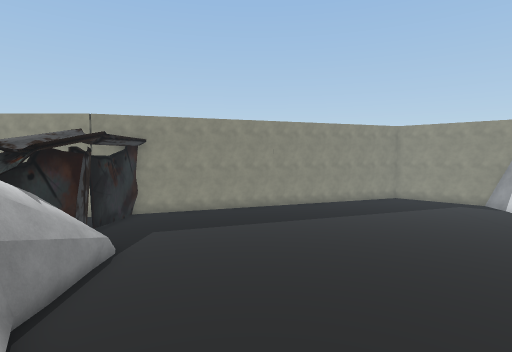
View 1 (above)

22 first-person views from a walk through a scene from a Unity 3-D project. The camera is 1.2 m above the floor, tilts 4° down and sees 80° across. The floor is counted in squares, 1 m on a side. Each view is taken from the middle of a square. On the plan, view 1 faces up. The plan holds only what a view shows up to about 13 squares ahead; the rest is blank. The place goes on beyond the plan. The player character is not drawn. Some surface patterns are stand-ins.

View 2
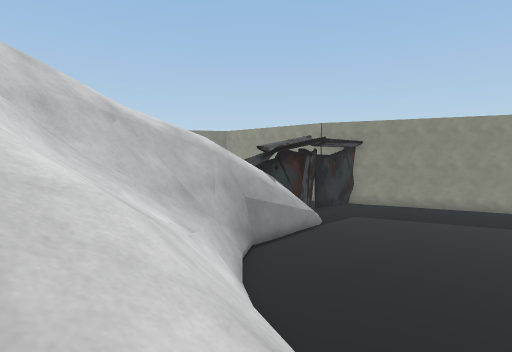

View 3
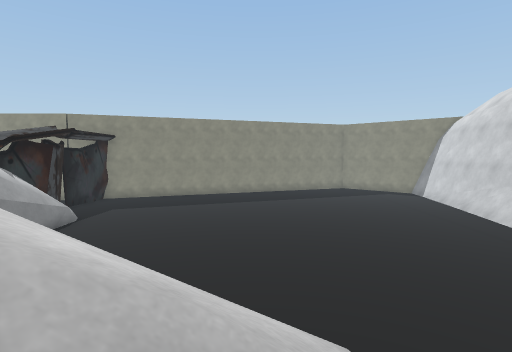

View 4
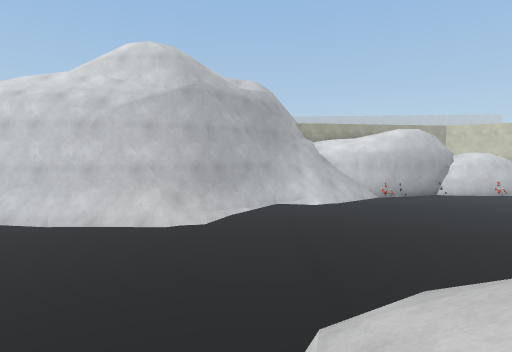

View 5
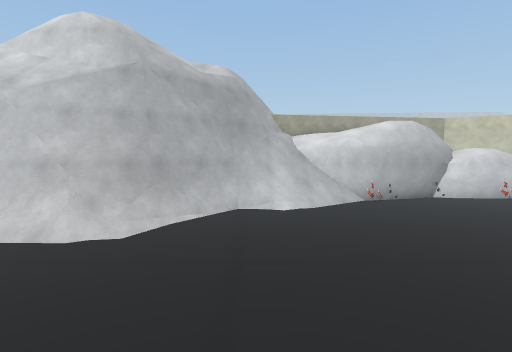

View 6
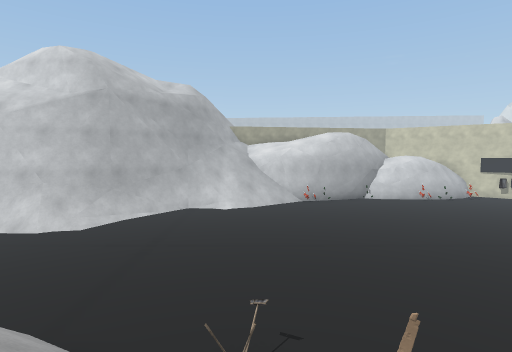

View 7
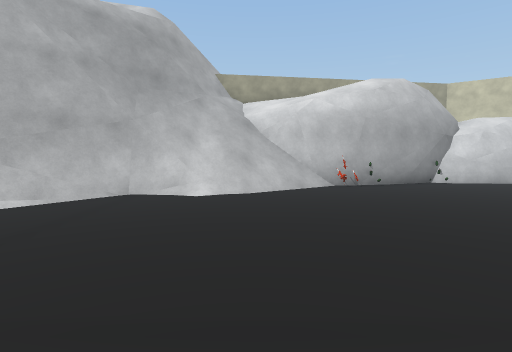

View 8
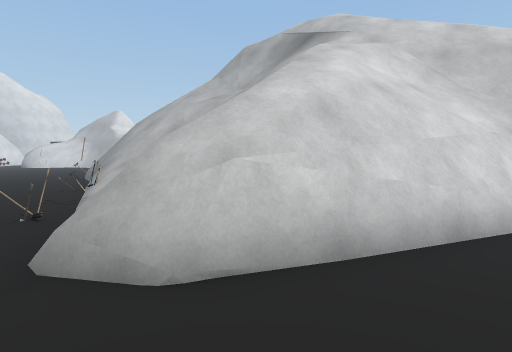

View 9
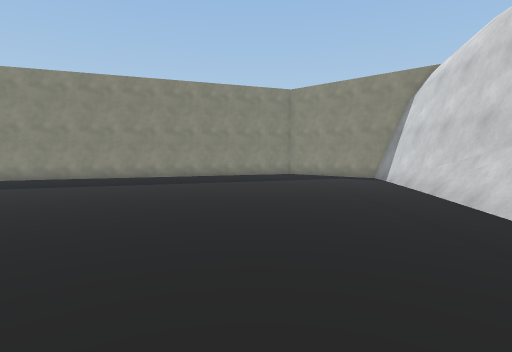

View 10
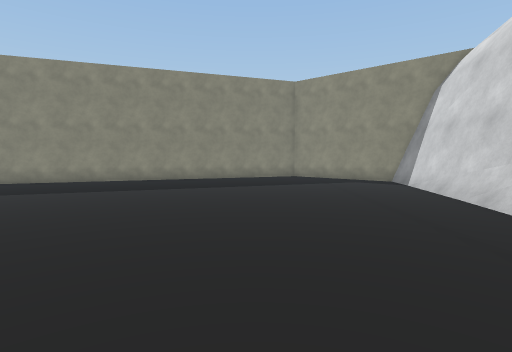

View 11
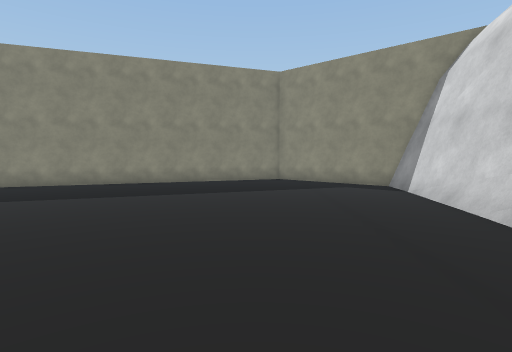

View 12
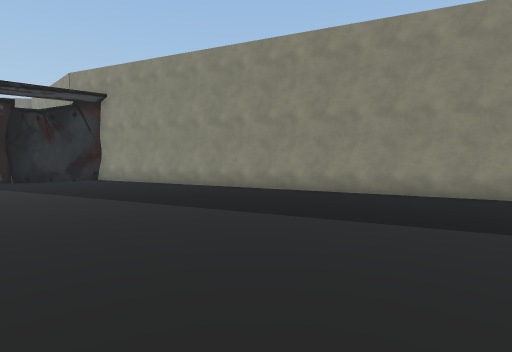

View 13
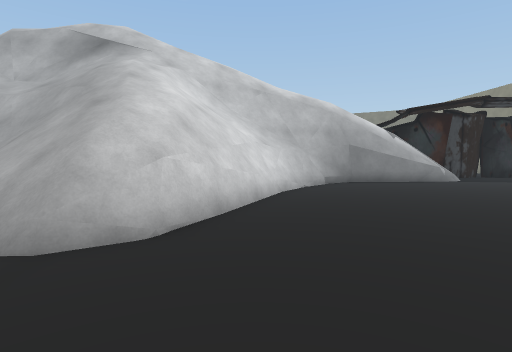

View 14
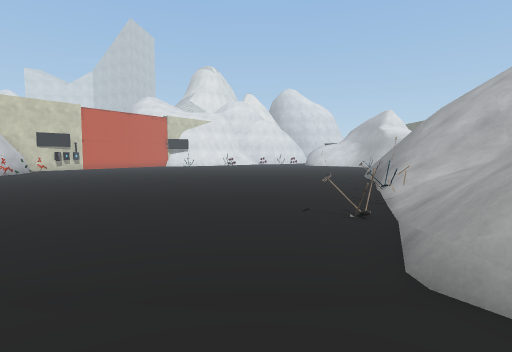

View 15
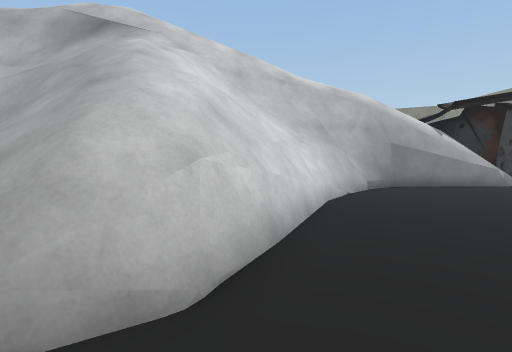

View 16
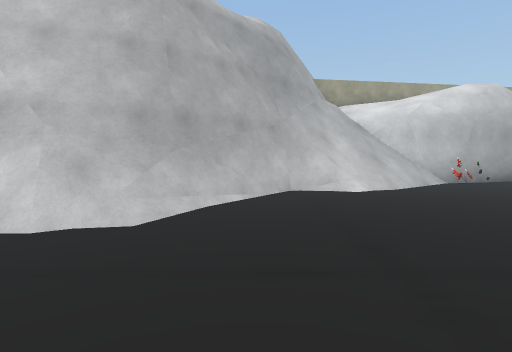

View 17
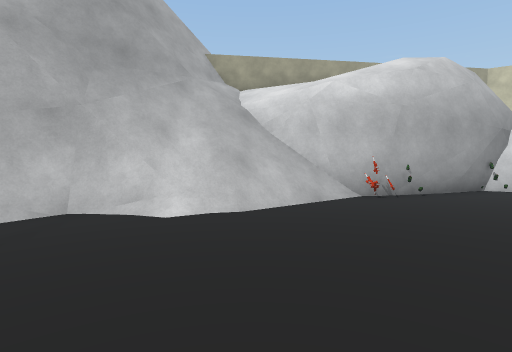

View 18
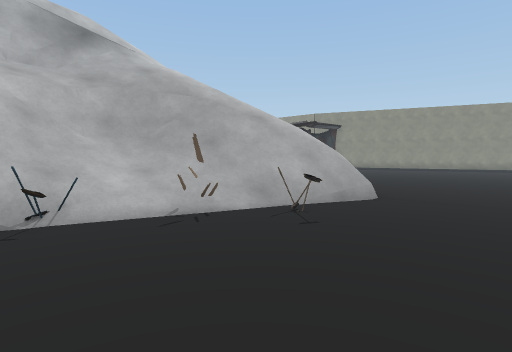

View 19
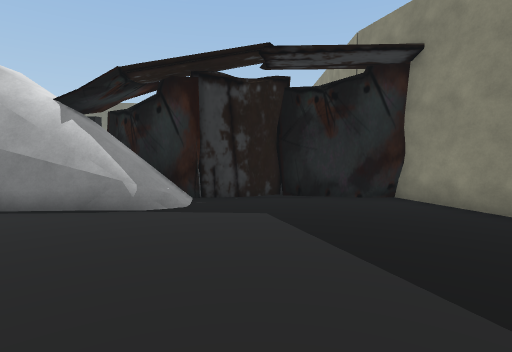

View 20
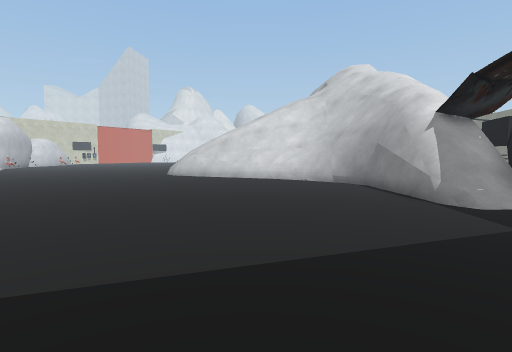

View 21
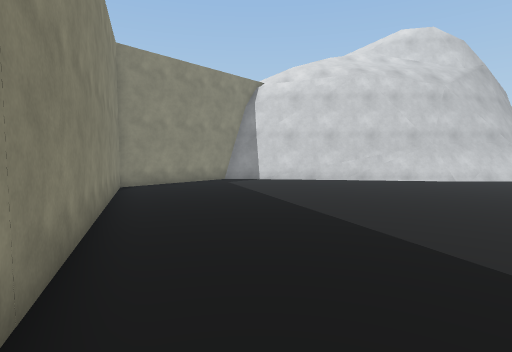

View 22
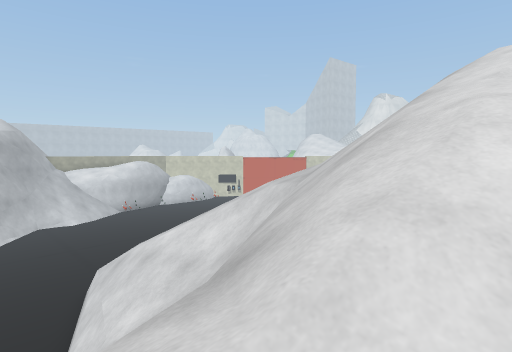

### Floor plan
Key: @ floor where view 1 was taken; # wall or solid block; x gap in a wall; . main floor; : floor 0.5 m higher than the main floor; / step, stairs or slope; = window, fence, low wall or low ledge; ^ raised ledge; v drop or lower ground; G gun; O other object.
Columns run from 9 left of view 1 to 26 right of it. Each row starts with its distance up from view 1.
 20            ####.......##
 19         ####...........#
 18       ###..............#
 17    ####................##
 16    #...................#
 15 vvO....................#
 14   O....................#
 13   O....................#
 12   O....................#
 11    ...................=#
 10    /:.................=#
  9   //=.................##
  8   /O#.................##
  7   //#.................##
  6 v //#.................=##
  5 v //##................=##
  4   // #................=/##
  3  ///v#=/..............//##
  2  ///#=/==.............//=##
  1  ///==//===............./####
  0  ///==///@/==/............####
 -1  ////=////////=............#####
 -2  //////////////............/=/####
 -3   /////////////............/////###
 -4   ///////#////.............///////^
 -5   ///////v////=.............///=//^
 -6    =#=//==///#...............//#//^
 -7    /##//x////................/##//^
 -8    /v#//=////.................G// ^
 -9    /v#//=///=.................#// /^
-10     /# /////..................#//
-11       ////#=..................##/
-12       /// ==...................#

Positions as (right, up) in squares from view 1, and headings:
1: (0, 0), facing up
2: (3, -2), facing up-left
3: (3, -3), facing up
4: (1, 0), facing right
5: (4, -2), facing right
6: (1, -5), facing right
7: (9, -5), facing right
8: (6, 2), facing down-left
9: (8, 3), facing up
10: (8, 5), facing up
11: (9, 7), facing up
12: (9, 11), facing up-left
13: (9, 1), facing left
14: (7, 1), facing down
15: (7, 0), facing left
16: (8, 0), facing right
17: (12, -5), facing right
18: (9, -10), facing up-left
19: (2, 12), facing left
20: (0, 17), facing down
21: (-1, 17), facing right
22: (-8, 3), facing down-right
